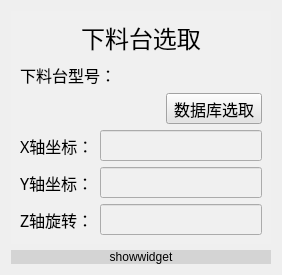
           <widget class="QWidget" name="page_6">
            <layout class="QVBoxLayout" name="verticalLayout_15">
             <item>
              <widget class="QWidget" name="widget_10" native="true">
               <property name="styleSheet">
                <string notr="true">background-color: rgb(240, 240, 240);</string>
               </property>
               <layout class="QVBoxLayout" name="verticalLayout_14">
                <item>
                 <layout class="QHBoxLayout" name="horizontalLayout_33">
                  <item>
                   <widget class="QLabel" name="labTitle_6">
                    <property name="sizePolicy">
                     <sizepolicy hsizetype="Minimum" vsizetype="Fixed">
                      <horstretch>0</horstretch>
                      <verstretch>0</verstretch>
                     </sizepolicy>
                    </property>
                    <property name="font">
                     <font>
                      <family>楷体</family>
                      <pointsize>18</pointsize>
                     </font>
                    </property>
                    <property name="text">
                     <string>下料台选取</string>
                    </property>
                    <property name="alignment">
                     <set>Qt::AlignCenter</set>
                    </property>
                   </widget>
                  </item>
                 </layout>
                </item>
                <item>
                 <layout class="QHBoxLayout" name="horizontalLayout_34">
                  <item>
                   <widget class="QLabel" name="labType_6">
                    <property name="font">
                     <font>
                      <family>楷体</family>
                      <pointsize>12</pointsize>
                     </font>
                    </property>
                    <property name="text">
                     <string>下料台型号：</string>
                    </property>
                   </widget>
                  </item>
                  <item>
                   <widget class="QLineEdit" name="lineName_6">
                    <property name="font">
                     <font>
                      <family>楷体</family>
                      <pointsize>12</pointsize>
                     </font>
                    </property>
                    <property name="styleSheet">
                     <string notr="true">background:transparent;border-width:0;border-style:outset</string>
                    </property>
                    <property name="readOnly">
                     <bool>true</bool>
                    </property>
                   </widget>
                  </item>
                 </layout>
                </item>
                <item>
                 <layout class="QHBoxLayout" name="horizontalLayout_35" stretch="1,0">
                  <item>
                   <spacer name="horizontalSpacer_6">
                    <property name="orientation">
                     <enum>Qt::Horizontal</enum>
                    </property>
                    <property name="sizeHint" stdset="0">
                     <size>
                      <width>40</width>
                      <height>20</height>
                     </size>
                    </property>
                   </spacer>
                  </item>
                  <item>
                   <widget class="QToolButton" name="btnDownSelect">
                    <property name="sizePolicy">
                     <sizepolicy hsizetype="Minimum" vsizetype="Fixed">
                      <horstretch>0</horstretch>
                      <verstretch>0</verstretch>
                     </sizepolicy>
                    </property>
                    <property name="font">
                     <font>
                      <family>楷体</family>
                      <pointsize>12</pointsize>
                     </font>
                    </property>
                    <property name="styleSheet">
                     <string notr="true">background-color: rgb(227, 227, 227);</string>
                    </property>
                    <property name="text">
                     <string>数据库选取</string>
                    </property>
                    <property name="icon">
                     <iconset resource="../resource.qrc">
                      <normaloff>:/img/datashow.ico</normaloff>:/img/datashow.ico</iconset>
                    </property>
                    <property name="iconSize">
                     <size>
                      <width>30</width>
                      <height>30</height>
                     </size>
                    </property>
                    <property name="toolButtonStyle">
                     <enum>Qt::ToolButtonTextBesideIcon</enum>
                    </property>
                   </widget>
                  </item>
                 </layout>
                </item>
                <item>
                 <layout class="QHBoxLayout" name="horizontalLayout_36">
                  <item>
                   <widget class="QLabel" name="labXpos_6">
                    <property name="font">
                     <font>
                      <family>楷体</family>
                      <pointsize>12</pointsize>
                     </font>
                    </property>
                    <property name="text">
                     <string>X轴坐标：</string>
                    </property>
                   </widget>
                  </item>
                  <item>
                   <widget class="QLineEdit" name="lineXpos_6">
                    <property name="font">
                     <font>
                      <family>楷体</family>
                      <pointsize>12</pointsize>
                     </font>
                    </property>
                   </widget>
                  </item>
                 </layout>
                </item>
                <item>
                 <layout class="QHBoxLayout" name="horizontalLayout_37">
                  <item>
                   <widget class="QLabel" name="labYpos_6">
                    <property name="font">
                     <font>
                      <family>楷体</family>
                      <pointsize>12</pointsize>
                     </font>
                    </property>
                    <property name="text">
                     <string>Y轴坐标：</string>
                    </property>
                   </widget>
                  </item>
                  <item>
                   <widget class="QLineEdit" name="lineYpos_6">
                    <property name="font">
                     <font>
                      <family>楷体</family>
                      <pointsize>12</pointsize>
                     </font>
                    </property>
                   </widget>
                  </item>
                 </layout>
                </item>
                <item>
                 <layout class="QHBoxLayout" name="horizontalLayout_38">
                  <item>
                   <widget class="QLabel" name="labZangle_6">
                    <property name="font">
                     <font>
                      <family>楷体</family>
                      <pointsize>12</pointsize>
                     </font>
                    </property>
                    <property name="text">
                     <string>Z轴旋转：</string>
                    </property>
                   </widget>
                  </item>
                  <item>
                   <widget class="QLineEdit" name="lineZangle_6">
                    <property name="font">
                     <font>
                      <family>楷体</family>
                      <pointsize>12</pointsize>
                     </font>
                    </property>
                   </widget>
                  </item>
                 </layout>
                </item>
               </layout>
              </widget>
             </item>
             <item>
              <widget class="QLabel" name="labShow_6">
               <property name="layoutDirection">
                <enum>Qt::LeftToRight</enum>
               </property>
               <property name="styleSheet">
                <string notr="true">background-color: rgb(212, 212, 212);</string>
               </property>
               <property name="text">
                <string>showwidget</string>
               </property>
               <property name="alignment">
                <set>Qt::AlignCenter</set>
               </property>
              </widget>
             </item>
            </layout>
           </widget>
